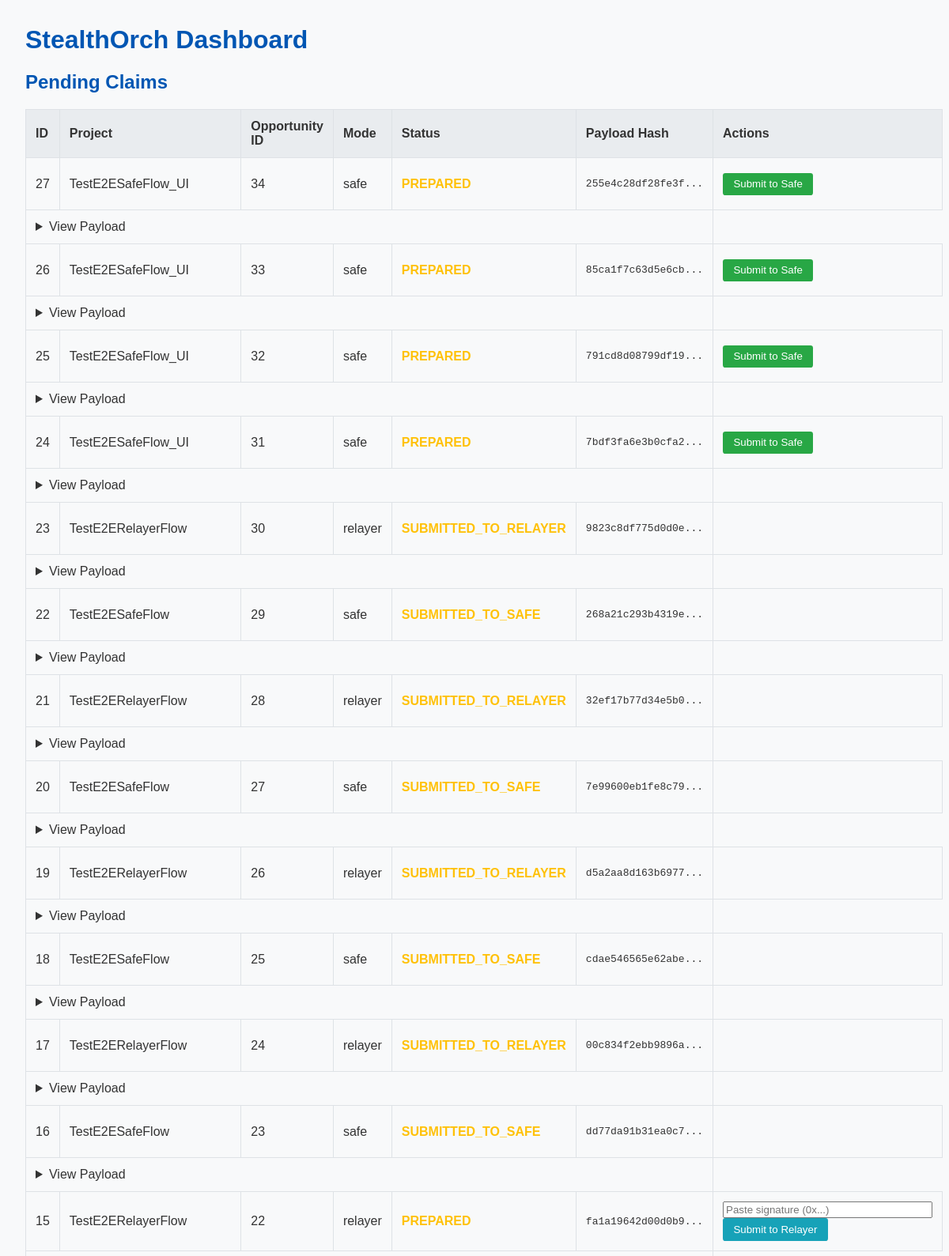
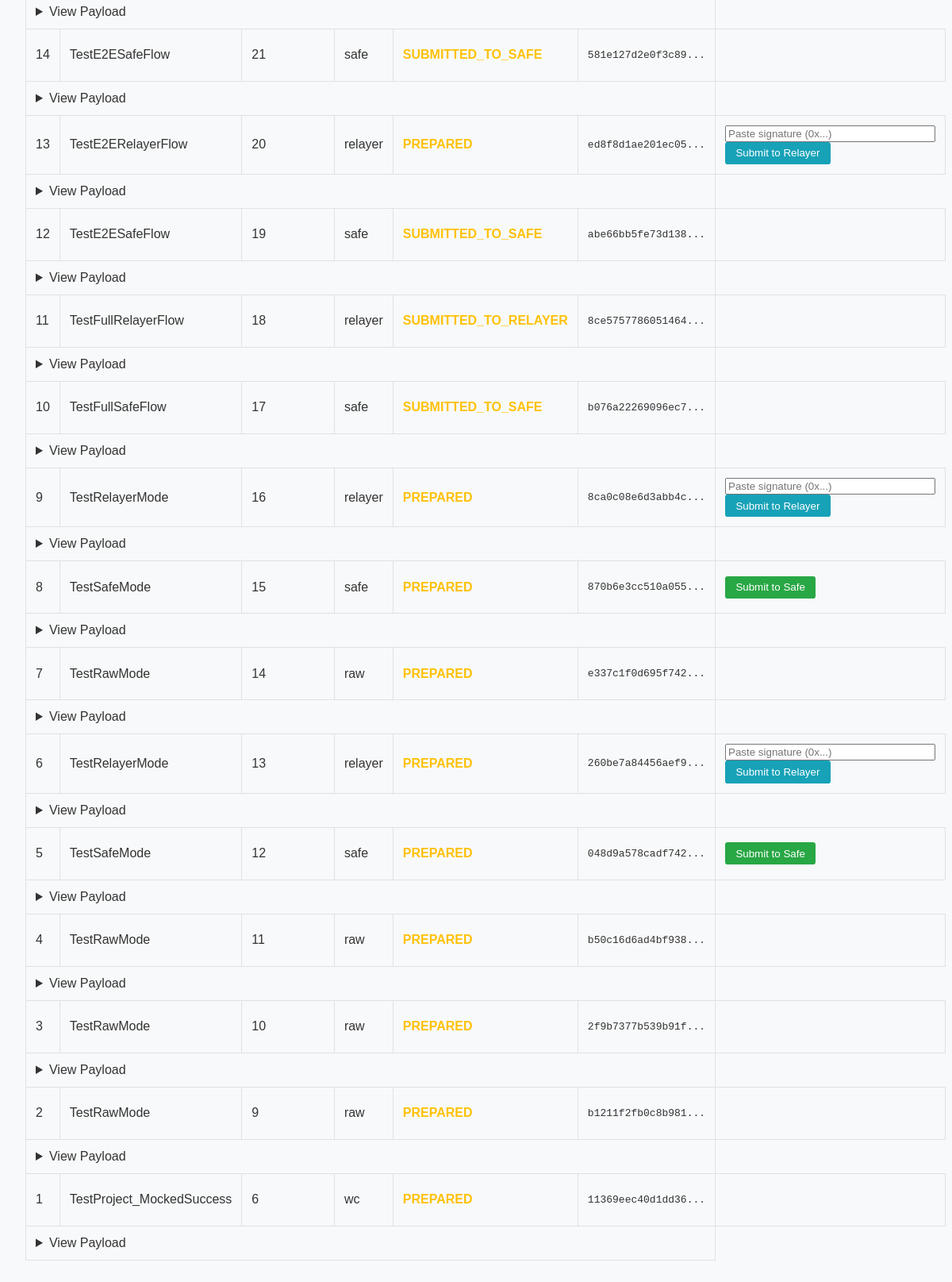
The page / on the database its author committed (2 pictures, top to bottom).
### orchestrator/models.py (models this page shows)
class PreparedTx(Base):
    __tablename__ = 'prepared_txs'
    id = Column(Integer, primary_key=True, index=True)
    opportunity_id = Column(Integer, ForeignKey('opportunities.id'))
    mode = Column(String, nullable=False) # 'wc', 'safe', 'relayer'
    payload = Column(JSON, nullable=False)
    payload_hash = Column(String, unique=True, nullable=False, index=True)
    status = Column(String, default='PREPARED', index=True) # 'PREPARED', 'SIGNED', 'EXECUTED', 'FAILED'
    created_at = Column(DateTime, default=datetime.datetime.utcnow)
    opportunity = relationship("Opportunity", back_populates="prepared_txs")

class Opportunity(Base):
    __tablename__ = 'opportunities'
    id = Column(Integer, primary_key=True, index=True)
    project = Column(String, nullable=False)
    contract_address = Column(String, nullable=False)
    function_name = Column(String, nullable=False)
    args = Column(JSON)
    chain = Column(String, nullable=False)
    evidence = Column(String)
    priority = Column(Integer, default=0)
    detected_at = Column(DateTime, default=datetime.datetime.utcnow)
    status = Column(String, default='new', index=True) # e.g., 'new', 'prepared', 'executed', 'failed'
    prepared_txs = relationship("PreparedTx", back_populates="opportunity")

### orchestrator/main.py (the view)
@app.get("/", response_class=HTMLResponse)
async def read_dashboard(request: Request, db: Session = Depends(get_db)):
    prepared_txs = db.query(models.PreparedTx).options(joinedload(models.PreparedTx.opportunity)).order_by(models.PreparedTx.created_at.desc()).all()
    return templates.TemplateResponse(
        "dashboard.html",
        {"request": request, "prepared_txs": prepared_txs}
    )

### orchestrator/templates/dashboard.html (shortened to what this page needs)
<!DOCTYPE html>
<html lang="en">
<head>
</head>
<body>
    <h1>StealthOrch Dashboard</h1>
    <h2>Pending Claims</h2>
    <table>
        <thead>
            <tr>
                <th>ID</th>
                <th>Project</th>
                <th>Opportunity ID</th>
                <th>Mode</th>
                <th>Status</th>
                <th>Payload Hash</th>
                <th>Actions</th>
            </tr>
        </thead>
        <tbody>
            {% for tx in prepared_txs %}
            <tr>
                <td>{{ tx.id }}</td>
                <td>{{ tx.opportunity.project if tx.opportunity else 'N/A' }}</td>
                <td>{{ tx.opportunity_id }}</td>
                <td>{{ tx.mode }}</td>
                <td><span class="status-prepared">{{ tx.status }}</span></td>
                <td><pre>{{ tx.payload_hash[:16] }}...</pre></td>
                <td>
                    {% if tx.mode == 'safe' and tx.status == 'PREPARED' %}
                        <form action="/submit_safe/{{ tx.id }}" method="post" style="display:inline;">
                            <button type="submit" class="btn btn-safe">Submit to Safe</button>
                        </form>
                    {% elif tx.mode == 'relayer' and tx.status == 'PREPARED' %}
                        <form onsubmit="submitRelayer(event, {{ tx.id }})">
                            <input type="text" id="signature-{{ tx.id }}" placeholder="Paste signature (0x...)" size="30" required>
                            <button type="submit" class="btn btn-relayer">Submit to Relayer</button>
                        </form>
                    {% endif %}
                </td>
            </tr>
            <tr>
                <td colspan="6">
                    <details>
                        <summary>View Payload</summary>
                    </details>
                </td>
            </tr>
            {% endfor %}
        </tbody>
    </table>
</body>
</html>

### orchestrator/templates/dashboard.html (style rules this page uses)
body { font-family: sans-serif; margin: 2em; background-color: #f8f9fa; color: #333; }
h1, h2 { color: #0056b3; }
table { width: 100%; border-collapse: collapse; margin-top: 1em; }
th, td { border: 1px solid #dee2e6; padding: 0.75em; text-align: left; }
th { background-color: #e9ecef; }
.btn { padding: 0.5em 1em; border: none; border-radius: 0.25em; color: white; cursor: pointer; text-decoration: none; display: inline-block; }
.btn-safe { background-color: #28a745; }
.btn-relayer { background-color: #17a2b8; }
.status-prepared { color: #ffc107; font-weight: bold; }

### rows shown on the page
PreparedTx: id "27", opportunity "TestE2ESafeFlow_UI", opportunity_id "34", mode "safe", status "PREPARED", payload_hash "255e4c28df28fe3f"
PreparedTx: id "26", opportunity "TestE2ESafeFlow_UI", opportunity_id "33", mode "safe", status "PREPARED", payload_hash "85ca1f7c63d5e6cb"
PreparedTx: id "25", opportunity "TestE2ESafeFlow_UI", opportunity_id "32", mode "safe", status "PREPARED", payload_hash "791cd8d08799df19"
PreparedTx: id "24", opportunity "TestE2ESafeFlow_UI", opportunity_id "31", mode "safe", status "PREPARED", payload_hash "7bdf3fa6e3b0cfa2"
PreparedTx: id "23", opportunity "TestE2ERelayerFlow", opportunity_id "30", mode "relayer", status "SUBMITTED_TO_RELAYER", payload_hash "9823c8df775d0d0e"
PreparedTx: id "22", opportunity "TestE2ESafeFlow", opportunity_id "29", mode "safe", status "SUBMITTED_TO_SAFE", payload_hash "268a21c293b4319e"
PreparedTx: id "21", opportunity "TestE2ERelayerFlow", opportunity_id "28", mode "relayer", status "SUBMITTED_TO_RELAYER", payload_hash "32ef17b77d34e5b0"
PreparedTx: id "20", opportunity "TestE2ESafeFlow", opportunity_id "27", mode "safe", status "SUBMITTED_TO_SAFE", payload_hash "7e99600eb1fe8c79"
PreparedTx: id "19", opportunity "TestE2ERelayerFlow", opportunity_id "26", mode "relayer", status "SUBMITTED_TO_RELAYER", payload_hash "d5a2aa8d163b6977"
PreparedTx: id "18", opportunity "TestE2ESafeFlow", opportunity_id "25", mode "safe", status "SUBMITTED_TO_SAFE", payload_hash "cdae546565e62abe"
PreparedTx: id "17", opportunity "TestE2ERelayerFlow", opportunity_id "24", mode "relayer", status "SUBMITTED_TO_RELAYER", payload_hash "00c834f2ebb9896a"
PreparedTx: id "16", opportunity "TestE2ESafeFlow", opportunity_id "23", mode "safe", status "SUBMITTED_TO_SAFE", payload_hash "dd77da91b31ea0c7"
PreparedTx: id "15", opportunity "TestE2ERelayerFlow", opportunity_id "22", mode "relayer", status "PREPARED", payload_hash "fa1a19642d00d0b9"
PreparedTx: id "14", opportunity "TestE2ESafeFlow", opportunity_id "21", mode "safe", status "SUBMITTED_TO_SAFE", payload_hash "581e127d2e0f3c89"
PreparedTx: id "13", opportunity "TestE2ERelayerFlow", opportunity_id "20", mode "relayer", status "PREPARED", payload_hash "ed8f8d1ae201ec05"
PreparedTx: id "12", opportunity "TestE2ESafeFlow", opportunity_id "19", mode "safe", status "SUBMITTED_TO_SAFE", payload_hash "abe66bb5fe73d138"
PreparedTx: id "11", opportunity "TestFullRelayerFlow", opportunity_id "18", mode "relayer", status "SUBMITTED_TO_RELAYER", payload_hash "8ce5757786051464"
PreparedTx: id "10", opportunity "TestFullSafeFlow", opportunity_id "17", mode "safe", status "SUBMITTED_TO_SAFE", payload_hash "b076a22269096ec7"
PreparedTx: id "9", opportunity "TestRelayerMode", opportunity_id "16", mode "relayer", status "PREPARED", payload_hash "8ca0c08e6d3abb4c"
PreparedTx: id "8", opportunity "TestSafeMode", opportunity_id "15", mode "safe", status "PREPARED", payload_hash "870b6e3cc510a055"
PreparedTx: id "7", opportunity "TestRawMode", opportunity_id "14", mode "raw", status "PREPARED", payload_hash "e337c1f0d695f742"
PreparedTx: id "6", opportunity "TestRelayerMode", opportunity_id "13", mode "relayer", status "PREPARED", payload_hash "260be7a84456aef9"
PreparedTx: id "5", opportunity "TestSafeMode", opportunity_id "12", mode "safe", status "PREPARED", payload_hash "048d9a578cadf742"
PreparedTx: id "4", opportunity "TestRawMode", opportunity_id "11", mode "raw", status "PREPARED", payload_hash "b50c16d6ad4bf938"
PreparedTx: id "3", opportunity "TestRawMode", opportunity_id "10", mode "raw", status "PREPARED", payload_hash "2f9b7377b539b91f"
PreparedTx: id "2", opportunity "TestRawMode", opportunity_id "9", mode "raw", status "PREPARED", payload_hash "b1211f2fb0c8b981"
PreparedTx: id "1", opportunity "TestProject_MockedSuccess", opportunity_id "6", mode "wc", status "PREPARED", payload_hash "11369eec40d1dd36"
